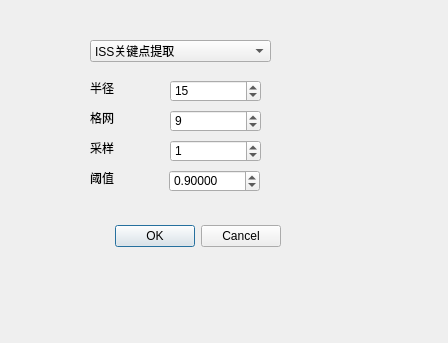
<?xml version="1.0" encoding="UTF-8"?>
<ui version="4.0">
 <class>KeyPointDialog</class>
 <widget class="QDialog" name="KeyPointDialog">
  <property name="geometry">
   <rect>
    <x>0</x>
    <y>0</y>
    <width>448</width>
    <height>343</height>
   </rect>
  </property>
  <property name="windowTitle">
   <string>Dialog</string>
  </property>
  <widget class="QDialogButtonBox" name="buttonBox">
   <property name="geometry">
    <rect>
     <x>80</x>
     <y>220</y>
     <width>201</width>
     <height>32</height>
    </rect>
   </property>
   <property name="orientation">
    <enum>Qt::Horizontal</enum>
   </property>
   <property name="standardButtons">
    <set>QDialogButtonBox::Cancel|QDialogButtonBox::Ok</set>
   </property>
  </widget>
  <widget class="QComboBox" name="keypointcomboBox">
   <property name="geometry">
    <rect>
     <x>90</x>
     <y>40</y>
     <width>181</width>
     <height>22</height>
    </rect>
   </property>
   <item>
    <property name="text">
     <string>ISS关键点提取</string>
    </property>
   </item>
   <item>
    <property name="text">
     <string>Harris3D关键点提取</string>
    </property>
   </item>
   <item>
    <property name="text">
     <string>NARF关键点提取</string>
    </property>
   </item>
   <item>
    <property name="text">
     <string>SIFT3D关键点提取</string>
    </property>
   </item>
   <item>
    <property name="text">
     <string>uniform sampling</string>
    </property>
   </item>
   <item>
    <property name="text">
     <string>voxel sampling</string>
    </property>
   </item>
  </widget>
  <widget class="QSpinBox" name="gridspinBox">
   <property name="geometry">
    <rect>
     <x>170</x>
     <y>110</y>
     <width>91</width>
     <height>22</height>
    </rect>
   </property>
   <property name="minimum">
    <number>3</number>
   </property>
   <property name="singleStep">
    <number>2</number>
   </property>
   <property name="value">
    <number>9</number>
   </property>
  </widget>
  <widget class="QSpinBox" name="samplingspinBox">
   <property name="geometry">
    <rect>
     <x>170</x>
     <y>140</y>
     <width>91</width>
     <height>22</height>
    </rect>
   </property>
   <property name="value">
    <number>1</number>
   </property>
  </widget>
  <widget class="QSpinBox" name="radiusspinBox">
   <property name="geometry">
    <rect>
     <x>170</x>
     <y>80</y>
     <width>91</width>
     <height>22</height>
    </rect>
   </property>
   <property name="maximum">
    <number>100</number>
   </property>
   <property name="singleStep">
    <number>5</number>
   </property>
   <property name="value">
    <number>15</number>
   </property>
  </widget>
  <widget class="QLabel" name="label">
   <property name="geometry">
    <rect>
     <x>90</x>
     <y>80</y>
     <width>41</width>
     <height>16</height>
    </rect>
   </property>
   <property name="text">
    <string>半径</string>
   </property>
  </widget>
  <widget class="QLabel" name="label_2">
   <property name="geometry">
    <rect>
     <x>90</x>
     <y>110</y>
     <width>72</width>
     <height>15</height>
    </rect>
   </property>
   <property name="text">
    <string>格网</string>
   </property>
  </widget>
  <widget class="QLabel" name="label_3">
   <property name="geometry">
    <rect>
     <x>90</x>
     <y>140</y>
     <width>72</width>
     <height>15</height>
    </rect>
   </property>
   <property name="text">
    <string>采样</string>
   </property>
  </widget>
  <widget class="QLabel" name="label_4">
   <property name="geometry">
    <rect>
     <x>90</x>
     <y>170</y>
     <width>72</width>
     <height>15</height>
    </rect>
   </property>
   <property name="text">
    <string>阈值</string>
   </property>
  </widget>
  <widget class="QDoubleSpinBox" name="ratiodoubleSpinBox">
   <property name="geometry">
    <rect>
     <x>169</x>
     <y>170</y>
     <width>91</width>
     <height>22</height>
    </rect>
   </property>
   <property name="decimals">
    <number>5</number>
   </property>
   <property name="maximum">
    <double>1.000000000000000</double>
   </property>
   <property name="singleStep">
    <double>0.050000000000000</double>
   </property>
   <property name="value">
    <double>0.900000000000000</double>
   </property>
  </widget>
 </widget>
 <resources/>
 <connections>
  <connection>
   <sender>buttonBox</sender>
   <signal>accepted()</signal>
   <receiver>KeyPointDialog</receiver>
   <slot>accept()</slot>
   <hints>
    <hint type="sourcelabel">
     <x>248</x>
     <y>254</y>
    </hint>
    <hint type="destinationlabel">
     <x>157</x>
     <y>274</y>
    </hint>
   </hints>
  </connection>
  <connection>
   <sender>buttonBox</sender>
   <signal>rejected()</signal>
   <receiver>KeyPointDialog</receiver>
   <slot>reject()</slot>
   <hints>
    <hint type="sourcelabel">
     <x>316</x>
     <y>260</y>
    </hint>
    <hint type="destinationlabel">
     <x>286</x>
     <y>274</y>
    </hint>
   </hints>
  </connection>
 </connections>
</ui>
